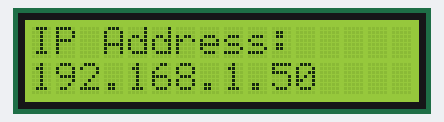
Simulated run of this program. Board: Raspberry Pi (BCM pin numbers). Parts: 16×2 character LCD. System figures (address, load, memory, disk, uptime) are fixed made-up values.

Above: at 0.2 s.

The program:

displayip_minimal.py
```python
'''
1. This is the minimal code to display the IP address of a raspberry pi on an LCD using the rpi_lcd library.
2. configure your according to your setup.
3. This code is tested for a 16x2 LCD and a Raspberry Pi 4 Model B.

by Akash K
'''


from time import sleep
import netifaces
from rpi_lcd import LCD

# configure refresh rate
refresh_rate = 5  # seconds

# Initialize LCD
lcd = LCD()

def get_ip_address():
    #Get the first non-loopback IPv4 address.
    for iface in netifaces.interfaces():
        if iface == "lo":
            continue
        try:
            addrs = netifaces.ifaddresses(iface)
            ipv4_info = addrs.get(netifaces.AF_INET)
            if ipv4_info:
                return ipv4_info[0]["addr"]
        except Exception:
            pass
    return None

def main():
    while True:
        lcd.clear()
        ip = get_ip_address()
        if ip:
            lcd.text("IP Address:", 1)
            lcd.text(ip, 2)
        else:
            lcd.text("IP not found", 1)
        sleep(refresh_rate)

if __name__ == "__main__":
    main()  
```
